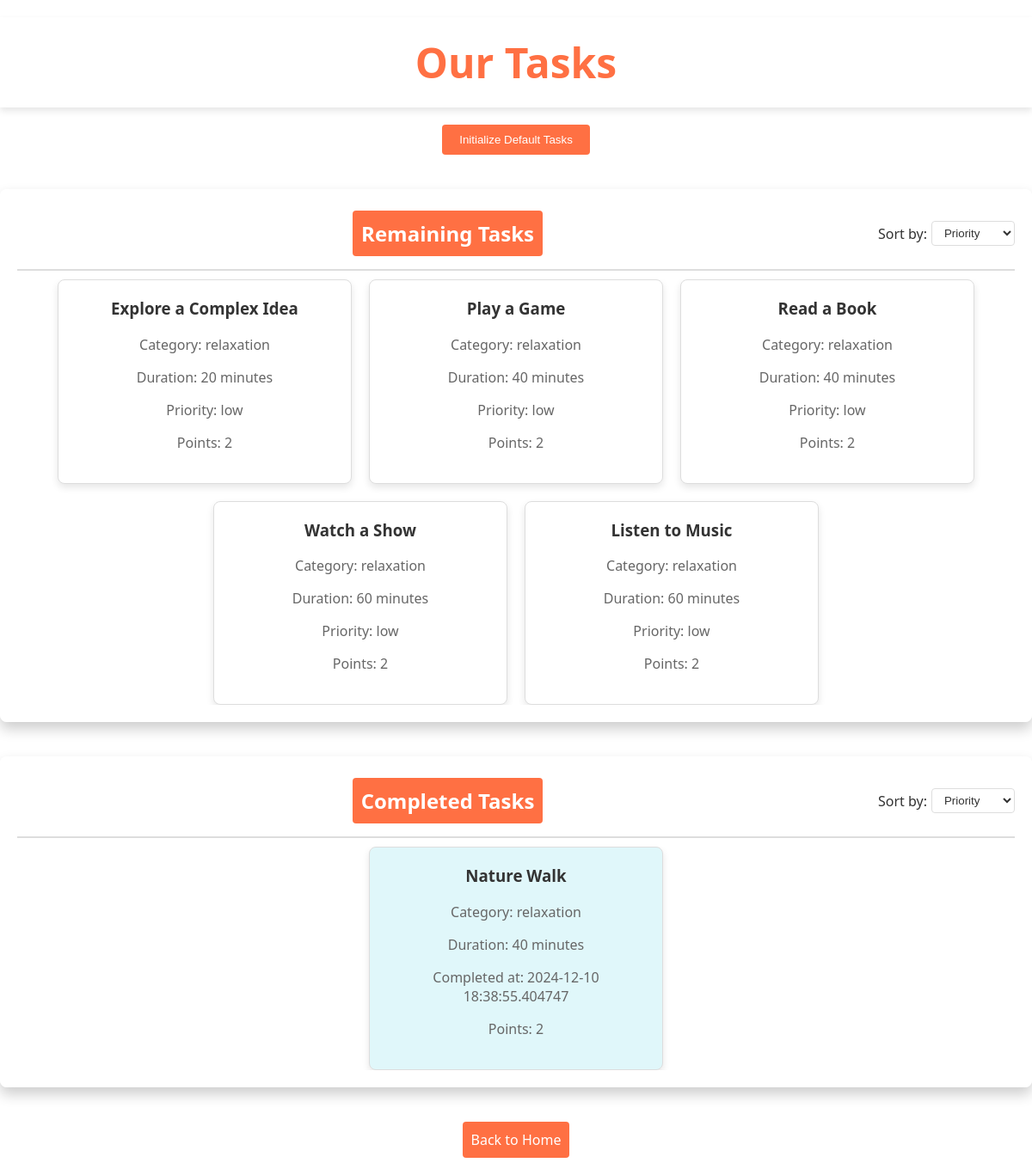
Page /view_tasks on the committed database.
### tables this page shows
CREATE TABLE tasks (
    id INTEGER PRIMARY KEY AUTOINCREMENT,
    name TEXT NOT NULL,
    category TEXT NOT NULL,
    duration INTEGER NOT NULL,
    priority TEXT NOT NULL,
    points INTEGER NOT NULL DEFAULT 0
);

CREATE TABLE completed_tasks (
    id INTEGER PRIMARY KEY AUTOINCREMENT,
    task_id INTEGER NOT NULL,
    task_name TEXT NOT NULL,
    category TEXT NOT NULL,
    duration INTEGER NOT NULL,
    completed_at TIMESTAMP NOT NULL,
    points INTEGER NOT NULL,
    FOREIGN KEY (task_id) REFERENCES tasks(id)
);

### taskapp/app.py (the view)
@app.route('/view_tasks')
def view_tasks():
    conn = sqlite3.connect('tasks.db')
    cursor = conn.cursor()
    cursor.execute('SELECT * FROM tasks ORDER BY priority DESC')
    remaining_tasks = cursor.fetchall()
    cursor.execute('SELECT task_name, category, duration, completed_at, points FROM completed_tasks')
    completed_tasks = cursor.fetchall()
    conn.close()
    return render_template('view_tasks.html', remaining_tasks=remaining_tasks, completed_tasks=completed_tasks)

### taskapp/templates/view_tasks.html (shortened to what this page needs)
<!DOCTYPE html>
<html>
<head>
    <link rel="stylesheet" type="text/css" href="{{ url_for('static', filename='style.css') }}">
</head>
<body>
    <header>
        <h1 class="view-tasks-header">Our Tasks</h1>
    </header>
    <div class="content">
        <button onclick="location.href='{{ url_for('init_tasks') }}'" class="btn-primary">Initialize Default Tasks</button>
        <section>
            <div class="sort-container">
                <h2 onclick="toggleSection('remainingTasks')" class="collapsible collapsible-appealing">Remaining Tasks</h2>
                <div>
                    <label for="sortRemaining">Sort by:</label>
                    <select id="sortRemaining" onchange="sortTasks('remainingTasks', this.value)">
                        <option value="priority">Priority</option>
                    </select>
                </div>
            </div>
            <div id="remainingTasks" class="task-container">
                {% for task in remaining_tasks %}
                    <div class="card task-card" data-name="{{ task[1] }}" data-category="{{ task[2] }}" data-priority="{{ task[3] }}">
                        <h3>{{ task[1] }}</h3>
                        <p>Category: {{ task[2] }}</p>
                        <p>Duration: {{ task[3] }} minutes</p>
                        <p>Priority: {{ task[4] }}</p>
                        <p>Points: {{ task[5] }}</p>
                    </div>
                {% endfor %}
            </div>
        </section>
        <section>
            <div class="sort-container">
                <h2 onclick="toggleSection('completedTasks')" class="collapsible collapsible-appealing">Completed Tasks</h2>
                <div>
                    <label for="sortCompleted">Sort by:</label>
                    <select id="sortCompleted" onchange="sortTasks('completedTasks', this.value)">
                        <option value="priority">Priority</option>
                    </select>
                </div>
            </div>
            <div id="completedTasks" class="task-container">
                {% for task in completed_tasks %}
                    <div class="card task-card completed" data-name="{{ task[0] }}" data-category="{{ task[1] }}" data-priority="{{ task[4] }}">
                        <h3>{{ task[0] }}</h3>
                        <p>Category: {{ task[1] }}</p>
                        <p>Duration: {{ task[2] }} minutes</p>
                        <p>Completed at: {{ task[3] }}</p>
                        <p>Points: {{ task[4] }}</p>
                    </div>
                {% endfor %}
            </div>
        </section>
    </div>
    <a href="{{ url_for('index') }}" class="back-link">Back to Home</a>
</body>
</html>

### taskapp/static/style.css (style rules this page uses)
header { background-color: rgba(255, 255, 255, 0.8); width: 100%; padding: 20px; box-shadow: 0 4px 8px rgba(0, 0, 0, 0.1); }
section { background-color: rgba(255, 255, 255, 0.8); margin: 20px; padding: 20px; border-radius: 8px; box-shadow: 0 4px 8px rgba(0, 0, 0, 0.1); width: 80%; max-width: 400px; }
button { background-color: #4caf50; color: white; border: none; padding: 10px; border-radius: 4px; cursor: pointer; }

### rows in the picture
tasks: name "Watch a Show", category "relaxation", duration "60", priority "low", points "2"
tasks: name "Listen to Music", category "relaxation", duration "60", priority "low", points "2"
tasks: name "Play a Game", category "relaxation", duration "40", priority "low", points "2"
tasks: name "Read a Book", category "relaxation", duration "40", priority "low", points "2"
tasks: name "Explore a Complex Idea", category "relaxation", duration "20", priority "low", points "2"
completed_tasks: task_name "Nature Walk", category "relaxation", duration "40", completed_at "2024-12-10 18:38:55.404747", points "2"
